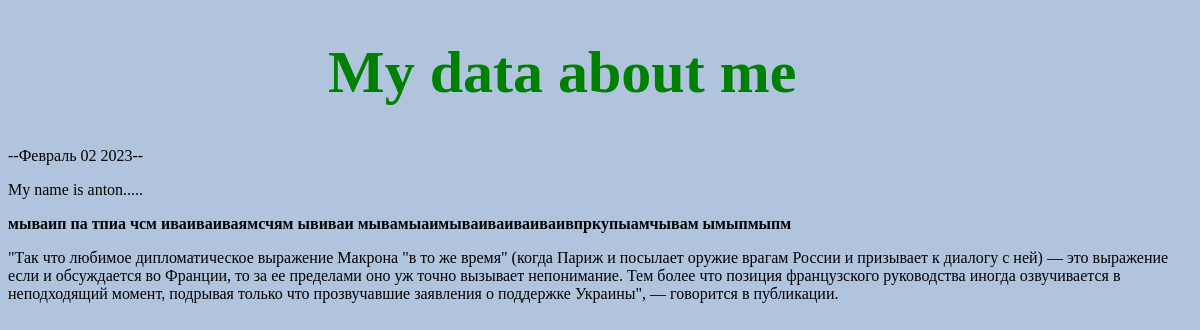
Page /blog/1/ on the committed database.
### blog/models.py (models this page shows, shortened)
class Blog(models.Model):
    title = models.CharField(max_length=100)
    date = models.DateField()
    description = models.CharField(max_length=250)
    text = models.TextField(max_length=1000)
    image = models.ImageField(upload_to="portfolio/images/")
    url = models.URLField(blank=True)

### blog/views.py (the view)
# urls.py: path("<int:blog_id>/", views.detail, name='detail'),
def detail(request, blog_id):
    blog = get_object_or_404(Blog, pk=blog_id)
    return render(request, "blog/detail.html", {'blog': blog})

### blog/templates/blog/detail.html
{% extends 'portfolio/base.html' %}
{% block content %}
<h1>{{ blog.title }}</h1>
<p>--{{ blog.date|date:'F d Y'}}--</p>
<p>{{ blog.description }}</p>
<p>{{ blog.text|safe }}</p>
{% endblock %}

### portfolio/templates/portfolio/base.html
{% load static %}
<html>
<head>
<link rel="stylesheet" href="{% static 'portfolio/mycss.css' %}">
</head>
  <body>
{% block content %} {% endblock %}
  </body>
</html>

### portfolio/static/portfolio/mycss.css (style rules this page uses)
h1 { font-family: Papyrus, fantasy; font-size: 60px; padding-left: 320px; padding-top: 30px; color: green; }
body { background: lightsteelblue; }

### rows in the picture
Blog: title "My data about me", date "Февраль 02 2023", description "My name is anton.....", text "мываип па тпиа чсм иваиваиваямсчям ывиваи мывамыаимываиваиваиваивпркупыамчывам ымыпмыпм \"Так что любимое дипломатическое выражение Макрона \"в то же время\" (когда Париж и посылает оружие врагам России и призывает к диалогу с ней) — это выражение если и обсуждается во Франции, то за ее пределами оно уж точно вызывает непонимание. Тем более что позиция французского руководства иногда озвучивается в неподходящий момент, подрывая только что прозвучавшие заявления о поддержке Украины\", — говорится в публикации."
